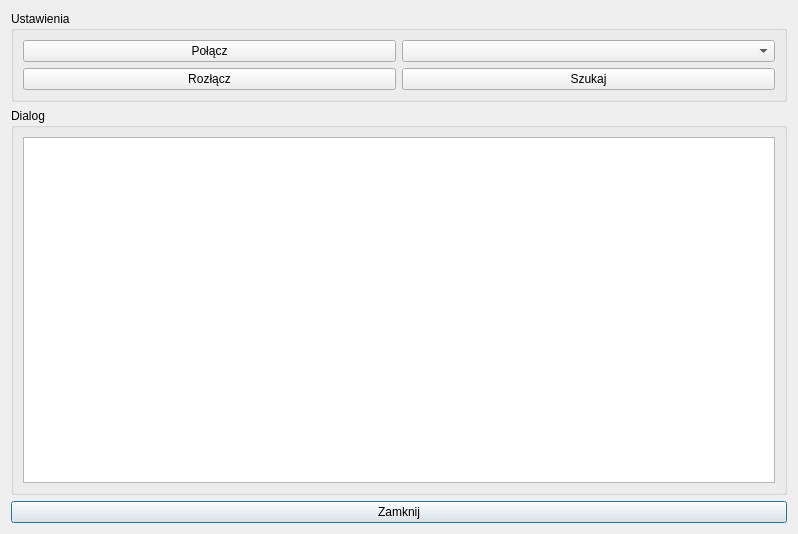
<?xml version="1.0" encoding="UTF-8"?>
<ui version="4.0">
 <class>Connection</class>
 <widget class="QDialog" name="Connection">
  <property name="geometry">
   <rect>
    <x>0</x>
    <y>0</y>
    <width>798</width>
    <height>534</height>
   </rect>
  </property>
  <property name="windowTitle">
   <string>Połączenie</string>
  </property>
  <layout class="QGridLayout" name="gridLayout_2">
   <item row="2" column="0">
    <widget class="QPushButton" name="pushButtonClose">
     <property name="text">
      <string>Zamknij</string>
     </property>
    </widget>
   </item>
   <item row="1" column="0">
    <widget class="QGroupBox" name="groupBox_2">
     <property name="title">
      <string>Dialog</string>
     </property>
     <layout class="QGridLayout" name="gridLayout_3">
      <item row="0" column="0">
       <widget class="QTextEdit" name="textEditLogs"/>
      </item>
     </layout>
    </widget>
   </item>
   <item row="0" column="0">
    <widget class="QGroupBox" name="groupBox">
     <property name="title">
      <string>Ustawienia</string>
     </property>
     <layout class="QGridLayout" name="gridLayout">
      <item row="0" column="0">
       <widget class="QPushButton" name="pushButtonOn">
        <property name="text">
         <string>Połącz</string>
        </property>
       </widget>
      </item>
      <item row="3" column="1">
       <widget class="QPushButton" name="pushButtonSearch">
        <property name="text">
         <string>Szukaj</string>
        </property>
       </widget>
      </item>
      <item row="0" column="1">
       <widget class="QComboBox" name="comboBoxDevices"/>
      </item>
      <item row="3" column="0">
       <widget class="QPushButton" name="pushButtonOff">
        <property name="text">
         <string>Rozłącz</string>
        </property>
       </widget>
      </item>
     </layout>
    </widget>
   </item>
  </layout>
 </widget>
 <resources/>
 <connections>
  <connection>
   <sender>pushButtonClose</sender>
   <signal>clicked()</signal>
   <receiver>Connection</receiver>
   <slot>close()</slot>
   <hints>
    <hint type="sourcelabel">
     <x>511</x>
     <y>512</y>
    </hint>
    <hint type="destinationlabel">
     <x>559</x>
     <y>530</y>
    </hint>
   </hints>
  </connection>
 </connections>
</ui>
